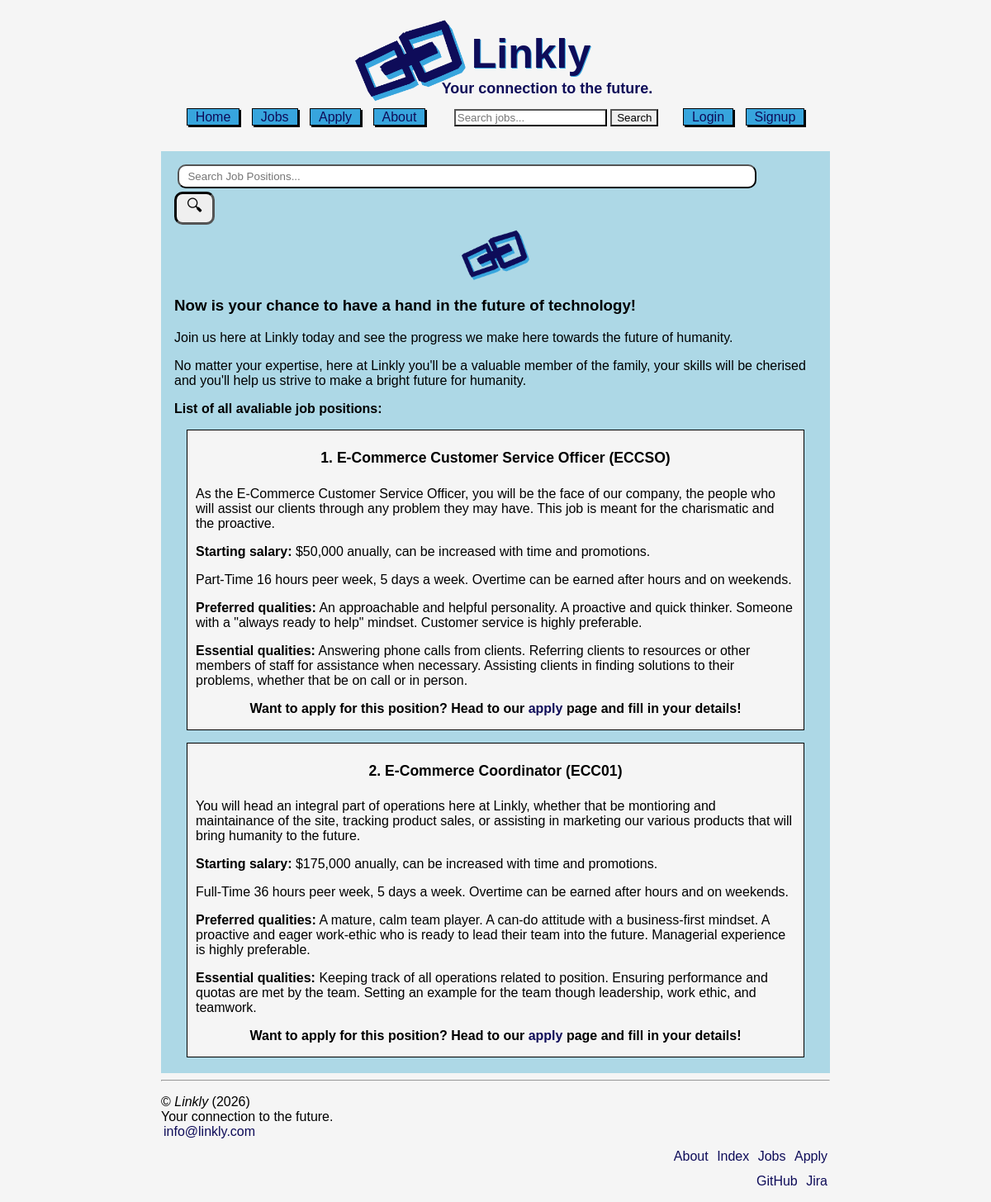
/jobs.php, run on the app's committed database.
### tables this page shows
CREATE TABLE `jobs` (
  `job_id` int(11) PRIMARY KEY NOT NULL AUTO_INCREMENT,
  `name` varchar(50) NOT NULL,
  `ref` varchar(5) DEFAULT NULL,
  `desc` varchar(300) NOT NULL,
  `salary` varchar(10) NOT NULL,
  `pref` varchar(300) NOT NULL,
  `ess` varchar(300) NOT NULL,
  `hours` varchar(15) NOT NULL
);

### jobs.php (the view, shortened to what this page needs)
<!DOCTYPE html>
<html lang="en">
<head>
    <link href="styles/styles.css" rel="stylesheet">
</head>
<body>
    <?php include 'inc_files/header.inc'; ?>
    <?php include 'inc_files/nav.inc'; ?>
    <article>
        <form action="search.php" method="GET">
            <input type="search" id="search" name="q" placeholder="Search Job Positions..." required>
            <button aria-label="Search button" type="submit"
                style="border-radius: 10px; border: 3px inset black;padding: 0px 12px;font-size: 20px;transform: translateY(4px);">🔍︎</button>
        </form>
        <img class="image1" src="images/logo.png" alt="Linkly Logo">
        <h3>Now is your chance to have a hand in the future of technology!</h3>
        <p>Join us here at Linkly today and see the progress we make here towards the future of humanity.</p>
        <p>No matter your expertise, here at Linkly you'll be a valuable member of the family, your skills will be
            cherised and you'll help us strive to make a bright future for humanity.</p>
        <p><strong>List of all avaliable job positions:</strong></p>
        <?php
                require_once 'settings.php';
                $conn = @mysqli_connect($host, $user, $pwd, $sql_db);
                $sql = "SELECT * FROM jobs";
                $result = mysqli_query($conn, $sql);
                while ($row = mysqli_fetch_assoc($result)) {
                        echo "<section class='job'>";
                        echo "<h4 style='text-align: center; font-size: 110%;'>{$row['job_id']}. {$row['name']} ({$row['ref']})</h4>";
                        echo "<p>{$row['desc']}</p>";
                        echo "<p><strong>Starting salary:</strong> {$row['salary']} anually, can be increased with time and promotions.</p>";
                        echo "<p>{$row['hours']} hours peer week, 5 days a week. Overtime can be earned after hours and on weekends.</p>";
                        echo "<p><strong>Preferred qualities:</strong> {$row['pref']}</p>";
                        echo "<p><strong>Essential qualities:</strong> {$row['ess']}</p>";
                        echo "<p style='text-align: center;'><strong>Want to apply for this position? Head to our <a href='apply.php'>apply</a> page and fill in your details!</strong></p>";
                        echo "</section>";
                    }
            ?>
    </article>
    <?php include 'inc_files/footer.inc'; ?>
</body>
</html>

### inc_files/header.inc
<header>
    <a href="index.php"><img class="image" src="images/logo.png" alt="Linkly logo"></a>
    <h1><a href="index.php">Linkly</a></h1>
    <h2><a href="index.php">Your connection to the future.</a></h2>
</header>

### inc_files/nav.inc (shortened to what this page needs)
<nav>
    <ul>
        <li><p class="menu"><a href="index.php">Home</a></p></li>
        <li><p class="menu"><a href="jobs.php">Jobs</a></p></li>
        <li><p class="menu"><a href="apply.php">Apply</a></p></li>
        <li><p class="menu"><a href="about.php">About</a></p></li>
        <li>
            <search>
                <form action="/search-results" method="GET">
                    <input type="search" id="searchBar" name="q" onkeyup="requiresJavaScriptLol()" placeholder="Search jobs...">
                    <button type="submit">Search</button>
                </form>
            </search>
        </li>
        <li><p class="menu"><a href="login.php">Login</a></p></li>
        <li><p class="menu"><a href="signup.php">Signup</a></p></li>
    </ul>
</nav>

### inc_files/footer.inc
<footer>
    <hr>
    <p>&#169; <em>Linkly</em> (2026) <br> Your connection to the future.
    <br>
    <a href="info@linkly.com">info@linkly.com</a></p>
    <ul>
        <li><p class="menu"><a href="index.php">About</a></p></li>
        <li><p class="menu"><a href="jobs.php">Index</a></p></li>
        <li><p class="menu"><a href="apply.php">Jobs</a></p></li>
        <li><p class="menu"><a href="about.php">Apply</a></p></li>
    </ul>
    <ul>
        <li><p class="menu"><a href="https://github.com/106510563/applied-project-part2">GitHub</a></p></li>
        <li><p class="menu"><a href="https://ciarasmith.atlassian.net/?continue=https%3A%2F%2Fciarasmith.atlassian.net%2Fwelcome%2Fsoftware%3FprojectId%3D10033&atlOrigin=eyJpIjoiZDA2ZTYwMDVkOTU2NGZiNjk3NjZiYjMyMzRiMTlhZTIiLCJwIjoiamlyYS1zb2Z0d2FyZSJ9">Jira</a></p></li>
    </ul>
</footer>

### styles/styles.css (style rules this page uses)
body { width: 810px; max-width: 100%; margin: 0 auto 10px; background: whitesmoke; }
* { font-family: calibri, sans-serif; }
.image { margin-left: 232px; margin-top: 23px; width: 140px; }
a { text-decoration: none; color: #0e0c59; }
header h1 { color: #0e0c59; text-shadow: 1px 1px #37a5dd; font-size: 50px; margin-top: -92px; margin-left: 86px; text-align: center; font-family: serif; }
header h2 { color: #0e0c59; text-align: center; font-size: 18px; margin-top: -30px; margin-left: 125px; font-family: serif; }
nav ul { list-style: none; text-align: center; padding-left: 0px; margin-top: -16px; }
nav li { display: inline-block; }
nav a { background: #37a5dd; padding: 1px 10px; margin: 0 5px; text-decoration: none; border: 1px solid black; box-shadow: 2px 2px black; color: #0e0c59; font-size: 16px; }
button { border: 2px outset black; margin-right: 20px; }
li { display: list-item; }
input { border-radius: 0px; border: outset black 2px; }
footer a { margin: 0 3px 0 3px; text-decoration: none; color: #0e0c59; }
footer ul { text-align: right; margin: -20px 0; }
footer li { display: inline-block; }
#searchBar { border: 2px outset black; margin-left: 25px; }
article { background: lightblue; padding: 0.2em 1em 0.2em 01em; }
.job { border: 1px solid black; margin: 25px; width: auto; padding: 0 10px 0 10px; margin: 15px; background-color: whitesmoke; }

### jobs.php (style rules this page uses)
#search { padding: 5px 10px; width: 90%; margin-top: 13px; border-radius: 10px; }
.image1 { width: 86px; display: flex; margin: 10px auto; }

### data on the page
jobs: job_id "1", name "E-Commerce Customer Service Officer", ref "ECCSO", desc "As the E-Commerce Customer Service Officer, you will be the face of our company, the people who will assist our clients through any problem they may have. This job is meant for the charismatic and the proactive.", salary "$50,000", hours "Part-Time 16", pref "An approachable and helpful personality. A proactive and quick thinker. Someone with a \"always ready to help\" mindset. Customer service is highly preferable.", ess "Answering phone calls from clients. Referring clients to resources or other members of staff for assistance when necessary. Assisting clients in finding solutions to their problems, whether that be on call or in person."
jobs: job_id "2", name "E-Commerce Coordinator", ref "ECC01", desc "You will head an integral part of operations here at Linkly, whether that be montioring and maintainance of the site, tracking product sales, or assisting in marketing our various products that will bring humanity to the future.", salary "$175,000", hours "Full-Time 36", pref "A mature, calm team player. A can-do attitude with a business-first mindset. A proactive and eager work-ethic who is ready to lead their team into the future. Managerial experience is highly preferable.", ess "Keeping track of all operations related to position. Ensuring performance and quotas are met by the team. Setting an example for the team though leadership, work ethic, and teamwork."
